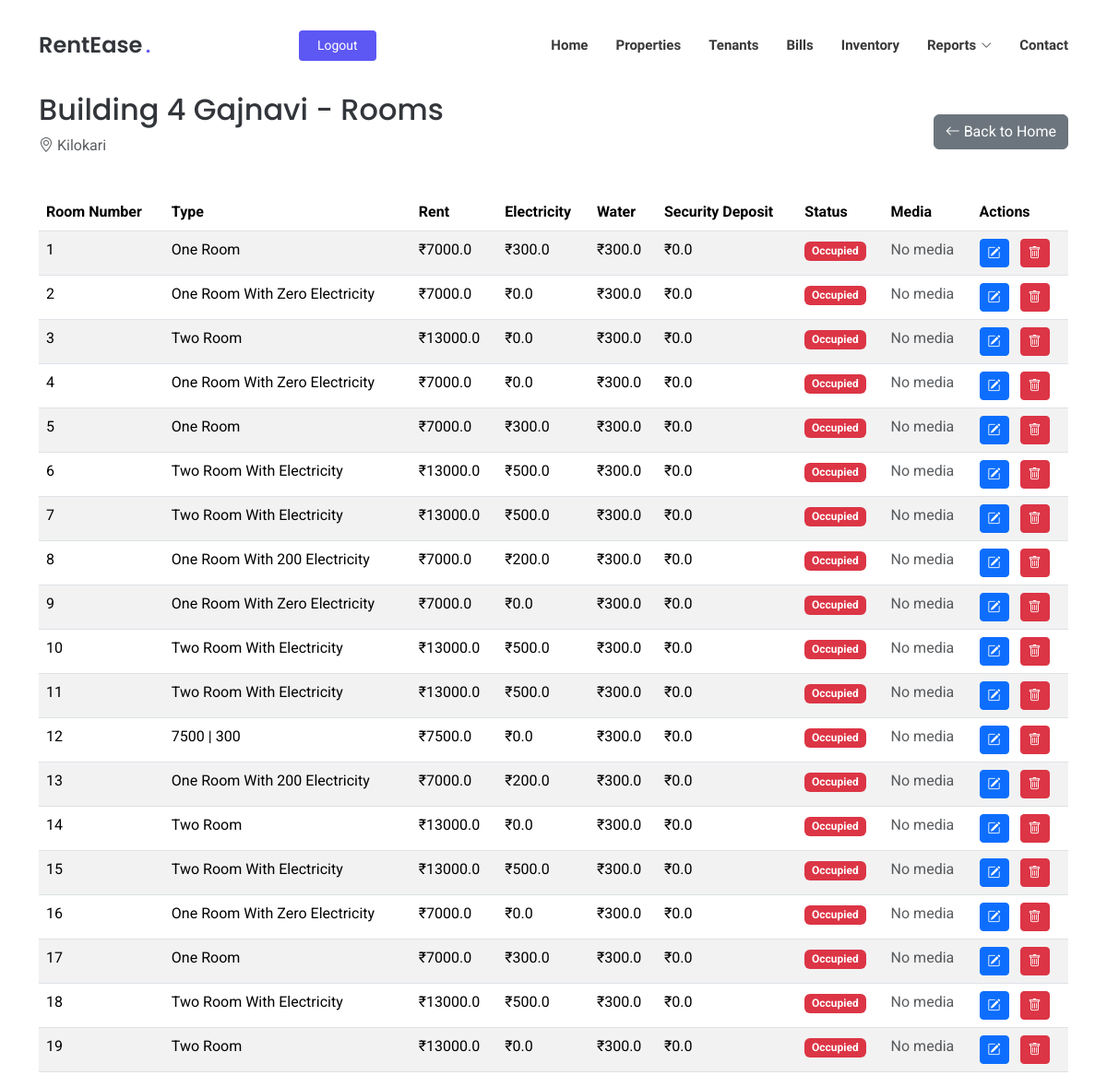
Page /view-rooms/14 (signed in) on the committed database.
### tables this page shows
CREATE TABLE properties
                 (id INTEGER PRIMARY KEY AUTOINCREMENT,
                  name TEXT NOT NULL,
                  address TEXT NOT NULL,
                  user_id INTEGER NOT NULL,
                  FOREIGN KEY (user_id) REFERENCES users (id));

CREATE TABLE tenants
                 (id INTEGER PRIMARY KEY AUTOINCREMENT,
                  name TEXT NOT NULL,
                  property_id INTEGER NOT NULL,
                  room_id INTEGER NOT NULL,
                  phone_number TEXT NOT NULL,
                  move_in_date DATE NOT NULL,
                  police_verification TEXT, email TEXT, move_out_date DATE,
                  FOREIGN KEY (property_id) REFERENCES properties (id),
                  FOREIGN KEY (room_id) REFERENCES rooms (id));

CREATE TABLE rooms
                 (id INTEGER PRIMARY KEY AUTOINCREMENT,
                  property_id INTEGER NOT NULL,
                  room_config_id INTEGER NOT NULL,
                  room_number INTEGER NOT NULL, media_url TEXT, is_available BOOLEAN DEFAULT TRUE,
                  FOREIGN KEY (property_id) REFERENCES properties (id),
                  FOREIGN KEY (room_config_id) REFERENCES room_configurations (id));

CREATE TABLE room_configurations
                 (id INTEGER PRIMARY KEY AUTOINCREMENT,
                  property_id INTEGER NOT NULL,
                  room_type TEXT NOT NULL,
                  room_count INTEGER NOT NULL,
                  rent REAL NOT NULL,
                  electricity_charge REAL NOT NULL,
                  water_charge REAL NOT NULL,
                  security_deposit REAL NOT NULL,
                  FOREIGN KEY (property_id) REFERENCES properties (id));

### app/routes.py (the view)
@app.route('/view-rooms/<int:property_id>')
def view_rooms(property_id):
    if 'user_id' not in session:
        flash('Please login to access this page', 'warning')
        return redirect(url_for('login'))
    conn = get_db()
    c = conn.cursor()
    property_data = c.execute('''
        SELECT * FROM properties
        WHERE id = ? AND user_id = ?
    ''', (property_id, session['user_id'])).fetchone()
    if not property_data:
        conn.close()
        flash('Property not found or unauthorized', 'danger')
        return redirect(url_for('list_properties'))
    rooms = c.execute('''
        SELECT r.*, rc.*,
               t.name as current_tenant_name,
               t.move_in_date as tenant_move_in_date,
               t.move_out_date as tenant_move_out_date,
               r.is_available
        FROM rooms r
        LEFT JOIN room_configurations rc ON r.room_config_id = rc.id
        LEFT JOIN tenants t ON r.id = t.room_id AND t.move_out_date IS NULL
        WHERE r.property_id = ?
        ORDER BY r.room_number
    ''', (property_id,)).fetchall()
    room_configs = c.execute('''
        SELECT * FROM room_configurations
        WHERE property_id = ?
        ORDER BY room_type
    ''', (property_id,)).fetchall()
    formatted_rooms = []
    for room in rooms:
        formatted_room = {
            'id': room['id'],
            'room_number': room['room_number'],
            'room_type': room['room_type'],
            'rent': room['rent'],
            'electricity_charge': room['electricity_charge'],
            'water_charge': room['water_charge'],
            'security_deposit': room['security_deposit'],
            'is_occupied': not room['is_available'],
            'current_tenant': {
                'name': room['current_tenant_name'],
                'move_in_date': room['tenant_move_in_date'],
                'move_out_date': room['tenant_move_out_date']
            } if room['current_tenant_name'] else None
        }
        formatted_rooms.append(formatted_room)
    conn.close()
    return render_template('view_rooms.html', property=property_data, rooms=formatted_rooms, room_configs=room_configs)

### app/routes.py (called while the page is built)
def get_db():
    conn = sqlite3.connect('rentease.db')
    conn.row_factory = sqlite3.Row
    return conn

### app/templates/view_rooms.html (shortened to what this page needs)
<!DOCTYPE html>
<html lang="en">
<head>
  <link href="{{ url_for('static', filename='assets/vendor/bootstrap/css/bootstrap.min.css') }}" rel="stylesheet">
  <link href="{{ url_for('static', filename='assets/vendor/bootstrap-icons/bootstrap-icons.css') }}" rel="stylesheet">
  <link href="{{ url_for('static', filename='assets/vendor/aos/aos.css') }}" rel="stylesheet">
  <link href="{{ url_for('static', filename='assets/css/main.css') }}" rel="stylesheet">
</head>
<body class="index-page">
  <header id="header" class="header d-flex align-items-center fixed-top">
    <div class="container position-relative d-flex align-items-center justify-content-between">
      <a href="{{ url_for('index') }}" class="logo d-flex align-items-center me-auto me-xl-0">
        <h1 class="sitename">RentEase</h1><span>.</span>
      </a>
      <nav id="navmenu" class="navmenu">
        <ul>
          <li><a href="{{ url_for('index') }}#hero">Home</a></li>
          <li><a href="{{ url_for('index') }}#properties">Properties</a></li>
          <li><a href="{{ url_for('index') }}#tenants">Tenants</a></li>
          <li><a href="{{ url_for('index') }}#bills">Bills</a></li>
          <li><a href="{{ url_for('index') }}#inventory">Inventory</a></li>
          <li class="dropdown">
            <a href="#"><span>Reports</span> <i class="bi bi-chevron-down toggle-dropdown"></i></a>
          </li>
          <li><a href="{{ url_for('index') }}#contact">Contact</a></li>
        </ul>
      </nav>
      {% if session.get('user_id') %}
        <a class="btn-getstarted" href="{{ url_for('logout') }}">Logout</a>
      {% else %}
        <a class="btn-getstarted me-1" href="{{ url_for('login') }}">Login</a>
        <a class="btn-getstarted" href="{{ url_for('register') }}">Register</a>
      {% endif %}
    </div>
  </header>
  <main class="main" style="margin-top: 100px;">
    <div class="container mt-5">
      <div class="d-flex justify-content-between align-items-center mb-4">
        <div>
          <h2>{{ property[1] }} - Rooms</h2>
          <p class="text-muted"><i class="bi bi-geo-alt"></i> {{ property[2] }}</p>
        </div>
        {% if source == 'properties' %}
        <a href="{{ url_for('my_properties') }}" class="btn btn-secondary">
          <i class="bi bi-arrow-left"></i> Back to Properties
        </a>
        {% else %}
        <a href="{{ url_for('index') }}" class="btn btn-secondary">
          <i class="bi bi-arrow-left"></i> Back to Home
        </a>
        {% endif %}
      </div>
      <div class="table-responsive">
        <table class="table table-striped table-hover">
          <thead>
            <tr>
              <th>Room Number</th>
              <th>Type</th>
              <th>Rent</th>
              <th>Electricity</th>
              <th>Water</th>
              <th>Security Deposit</th>
              <th>Status</th>
              <th>Media</th>
              <th>Actions</th>
            </tr>
          </thead>
          <tbody>
            {% for room in rooms %}
            <tr>
              <td>{{ room.room_number }}</td>
              <td>{{ room.room_type|replace('_', ' ')|title }}</td>
              <td>₹{{ room.rent }}</td>
              <td>₹{{ room.electricity_charge }}</td>
              <td>₹{{ room.water_charge }}</td>
              <td>₹{{ room.security_deposit }}</td>
              <td>
                {% if room.is_occupied %}
                  <span class="badge bg-danger">Occupied</span>
                {% else %}
                  <span class="badge bg-success">Available</span>
                {% endif %}
              </td>
              <td>
                {% if room.media_url %}
                  <a href="{{ room.media_url }}" target="_blank" class="btn btn-info btn-sm">
                    <i class="bi bi-camera-video"></i> View Media
                  </a>
                {% else %}
                  <span class="text-muted">No media</span>
                {% endif %}
              </td>
              <td>
                <button type="button" class="btn btn-primary btn-sm me-2" data-bs-toggle="modal" data-bs-target="#editRoomModal{{ room.id }}">
                  <i class="bi bi-pencil-square"></i>
                </button>
                <button type="button" class="btn btn-danger btn-sm" data-bs-toggle="modal" data-bs-target="#deleteRoomModal{{ room.id }}">
                  <i class="bi bi-trash"></i>
                </button>
              </td>
            </tr>
            {% endfor %}
          </tbody>
        </table>
      </div>
    </div>
  </main>
</body>
</html>

### app/static/assets/css/main.css (style rules this page uses)
:root { --default-font: "Roboto", system-ui, -apple-system, "Segoe UI", Roboto, "Helvetica Neue", Arial, "Noto Sans", "Liberation Sans", sans-serif, "Apple Color Emoji", "Segoe UI Emoji", "Segoe UI Symbol", "Noto Color Emoji"; --heading-font: "Poppins", sans-serif; --nav-font: "Raleway", sans-serif; }
:root { --background-color: #ffffff; --default-color: #212529; --heading-color: #32353a; --accent-color: #5d57f4; --surface-color: #ffffff; --contrast-color: #ffffff; }
:root { --nav-color: #3a3939; --nav-hover-color: #5d57f4; --nav-mobile-background-color: #ffffff; --nav-dropdown-background-color: #ffffff; --nav-dropdown-color: #3a3939; --nav-dropdown-hover-color: #5d57f4; }
:root { scroll-behavior: smooth; }
body { color: var(--default-color); background-color: var(--background-color); font-family: var(--default-font); }
a { color: var(--accent-color); text-decoration: none; transition: 0.3s; }
h1, h2, h3, h4, h5, h6 { color: var(--heading-color); font-family: var(--heading-font); }
.header { --background-color: rgba(255, 255, 255, 0); color: var(--default-color); background-color: var(--background-color); padding: 20px 0; transition: all 0.5s; z-index: 997; }
.header .logo { line-height: 1; }
.header .logo h1 { font-size: 24px; margin: 0; font-weight: 600; color: var(--heading-color); }
.header .logo span { color: var(--accent-color); font-size: 24px; font-weight: 600; padding-left: 3px; }
.header .btn-getstarted, .header .btn-getstarted:focus { color: var(--contrast-color); background: var(--accent-color); font-size: 14px; padding: 8px 26px; margin: 0; border-radius: 4px; transition: 0.3s; }
@media (max-width: 1200px) { .header .logo { order: 1; } }
@media (max-width: 1200px) { .header .btn-getstarted { order: 2; margin: 0 15px 0 0; padding: 6px 20px; } }
@media (max-width: 1200px) { .header .navmenu { order: 3; } }
@media (min-width: 1200px) { .navmenu { padding: 0; } }
@media (min-width: 1200px) { .navmenu ul { margin: 0; padding: 0; display: flex; list-style: none; align-items: center; } }
@media (min-width: 1200px) { .navmenu li { position: relative; } }
@media (min-width: 1200px) { .navmenu a, .navmenu a:focus { color: var(--nav-color); padding: 18px 15px; font-size: 15px; font-family: var(--nav-font); font-weight: 600; display: flex; align-items: center; justify-content: space-between; white-space: nowrap; transition: 0.3s; } }
@media (min-width: 1200px) { .navmenu a i, .navmenu a:focus i { font-size: 12px; line-height: 0; margin-left: 5px; transition: 0.3s; } }
@media (min-width: 1200px) { .navmenu li:last-child a { padding-right: 0; } }

### rows in the picture
properties: name "Building 4 Gajnavi", address "Kilokari"
tenants: room_number "1", room_type "One Room", rent "7000.0", electricity_charge "300.0", water_charge "300.0", security_deposit "0.0"
tenants: room_number "2", room_type "One Room With Zero Electricity", rent "7000.0", electricity_charge "0.0", water_charge "300.0", security_deposit "0.0"
tenants: room_number "3", room_type "Two Room", rent "13000.0", electricity_charge "0.0", water_charge "300.0", security_deposit "0.0"
tenants: room_number "4", room_type "One Room With Zero Electricity", rent "7000.0", electricity_charge "0.0", water_charge "300.0", security_deposit "0.0"
tenants: room_number "5", room_type "One Room", rent "7000.0", electricity_charge "300.0", water_charge "300.0", security_deposit "0.0"
tenants: room_number "6", room_type "Two Room With Electricity", rent "13000.0", electricity_charge "500.0", water_charge "300.0", security_deposit "0.0"
tenants: room_number "7", room_type "Two Room With Electricity", rent "13000.0", electricity_charge "500.0", water_charge "300.0", security_deposit "0.0"
tenants: room_number "8", room_type "One Room With 200 Electricity", rent "7000.0", electricity_charge "200.0", water_charge "300.0", security_deposit "0.0"
tenants: room_number "9", room_type "One Room With Zero Electricity", rent "7000.0", electricity_charge "0.0", water_charge "300.0", security_deposit "0.0"
tenants: room_number "10", room_type "Two Room With Electricity", rent "13000.0", electricity_charge "500.0", water_charge "300.0", security_deposit "0.0"
tenants: room_number "11", room_type "Two Room With Electricity", rent "13000.0", electricity_charge "500.0", water_charge "300.0", security_deposit "0.0"
tenants: room_number "12", room_type "7500 | 300", rent "7500.0", electricity_charge "0.0", water_charge "300.0", security_deposit "0.0"
tenants: room_number "13", room_type "One Room With 200 Electricity", rent "7000.0", electricity_charge "200.0", water_charge "300.0", security_deposit "0.0"
tenants: room_number "14", room_type "Two Room", rent "13000.0", electricity_charge "0.0", water_charge "300.0", security_deposit "0.0"
tenants: room_number "15", room_type "Two Room With Electricity", rent "13000.0", electricity_charge "500.0", water_charge "300.0", security_deposit "0.0"
tenants: room_number "16", room_type "One Room With Zero Electricity", rent "7000.0", electricity_charge "0.0", water_charge "300.0", security_deposit "0.0"
tenants: room_number "17", room_type "One Room", rent "7000.0", electricity_charge "300.0", water_charge "300.0", security_deposit "0.0"
tenants: room_number "18", room_type "Two Room With Electricity", rent "13000.0", electricity_charge "500.0", water_charge "300.0", security_deposit "0.0"
tenants: room_number "19", room_type "Two Room", rent "13000.0", electricity_charge "0.0", water_charge "300.0", security_deposit "0.0"
